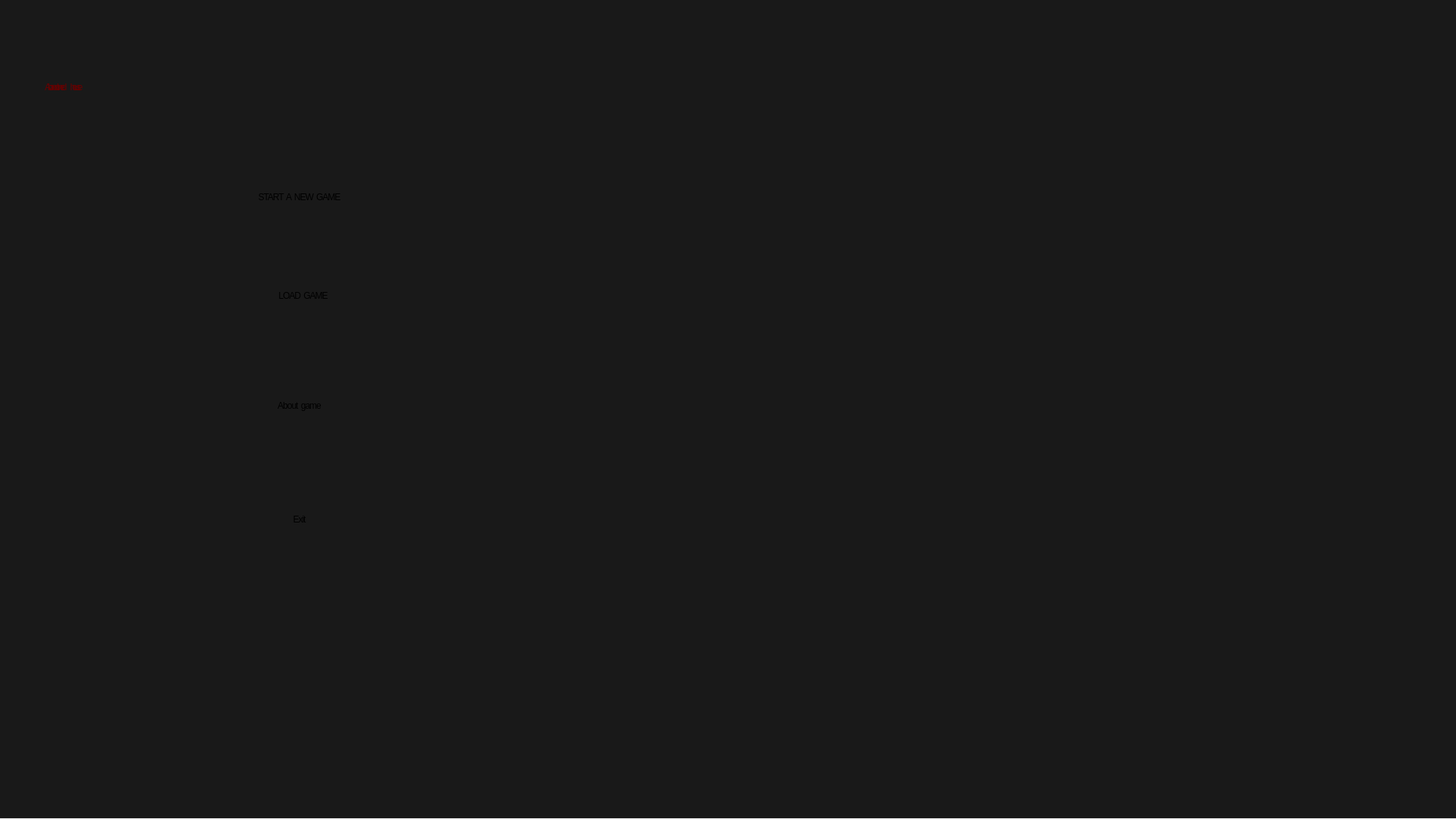
<?xml version="1.0" encoding="UTF-8"?>
<ui version="4.0">
 <class>Menu</class>
 <widget class="QMainWindow" name="Menu">
  <property name="geometry">
   <rect>
    <x>0</x>
    <y>0</y>
    <width>1920</width>
    <height>1080</height>
   </rect>
  </property>
  <property name="sizePolicy">
   <sizepolicy hsizetype="Preferred" vsizetype="Preferred">
    <horstretch>0</horstretch>
    <verstretch>0</verstretch>
   </sizepolicy>
  </property>
  <property name="minimumSize">
   <size>
    <width>1920</width>
    <height>1080</height>
   </size>
  </property>
  <property name="maximumSize">
   <size>
    <width>16777215</width>
    <height>1080</height>
   </size>
  </property>
  <property name="windowTitle">
   <string>Abandoned house</string>
  </property>
  <property name="styleSheet">
   <string notr="true"/>
  </property>
  <widget class="QWidget" name="centralwidget">
   <property name="minimumSize">
    <size>
     <width>0</width>
     <height>1080</height>
    </size>
   </property>
   <property name="maximumSize">
    <size>
     <width>16777215</width>
     <height>0</height>
    </size>
   </property>
   <property name="styleSheet">
    <string notr="true"/>
   </property>
   <widget class="QWidget" name="widget" native="true">
    <property name="geometry">
     <rect>
      <x>-1</x>
      <y>-1</y>
      <width>1922</width>
      <height>1080</height>
     </rect>
    </property>
    <property name="minimumSize">
     <size>
      <width>1922</width>
      <height>1080</height>
     </size>
    </property>
    <property name="maximumSize">
     <size>
      <width>1922</width>
      <height>1080</height>
     </size>
    </property>
    <property name="styleSheet">
     <string notr="true"/>
    </property>
    <widget class="QLabel" name="l_name_game">
     <property name="geometry">
      <rect>
       <x>60</x>
       <y>80</y>
       <width>671</width>
       <height>71</height>
      </rect>
     </property>
     <property name="styleSheet">
      <string notr="true">background-color: rgba(72, 74, 89, 0);
color: #660000;
font: 40pt &quot;Nosifer&quot;;
letter-spacing: -4px;
word-spacing: 9px;</string>
     </property>
     <property name="text">
      <string>Abandoned house</string>
     </property>
    </widget>
    <widget class="QGraphicsView" name="graphicsView">
     <property name="geometry">
      <rect>
       <x>0</x>
       <y>-50</y>
       <width>1922</width>
       <height>1180</height>
      </rect>
     </property>
     <property name="styleSheet">
      <string notr="true">background-color: rgb(25, 25, 25);</string>
     </property>
    </widget>
    <widget class="QPushButton" name="p_start">
     <property name="geometry">
      <rect>
       <x>120</x>
       <y>210</y>
       <width>551</width>
       <height>101</height>
      </rect>
     </property>
     <property name="cursor">
      <cursorShape>PointingHandCursor</cursorShape>
     </property>
     <property name="styleSheet">
      <string notr="true">background-color: rgba(72, 74, 89, 0);
color: rgb(0, 0, 0);
letter-spacing: -1px;
word-spacing: 2px;
font: 60pt &quot;Zombie Holocaust&quot;;
border:none;

</string>
     </property>
     <property name="text">
      <string>START A NEW GAME</string>
     </property>
    </widget>
    <widget class="QPushButton" name="p_load">
     <property name="geometry">
      <rect>
       <x>240</x>
       <y>340</y>
       <width>321</width>
       <height>101</height>
      </rect>
     </property>
     <property name="cursor">
      <cursorShape>PointingHandCursor</cursorShape>
     </property>
     <property name="styleSheet">
      <string notr="true">background-color: rgba(72, 74, 89, 0);
color: rgb(0, 0, 0);
letter-spacing: -1px;
word-spacing: 2px;
font: 60pt &quot;Zombie Holocaust&quot;;
border:none;

</string>
     </property>
     <property name="text">
      <string>LOAD GAME</string>
     </property>
    </widget>
    <widget class="QPushButton" name="p_about">
     <property name="geometry">
      <rect>
       <x>210</x>
       <y>490</y>
       <width>371</width>
       <height>91</height>
      </rect>
     </property>
     <property name="cursor">
      <cursorShape>PointingHandCursor</cursorShape>
     </property>
     <property name="styleSheet">
      <string notr="true">background-color: rgba(72, 74, 89, 0);
color: rgb(0, 0, 0);
letter-spacing: -1px;
word-spacing: 2px;
font: 60pt &quot;Zombie Holocaust&quot;;
border:none;

</string>
     </property>
     <property name="text">
      <string>About game</string>
     </property>
    </widget>
    <widget class="QPushButton" name="p_exit">
     <property name="geometry">
      <rect>
       <x>290</x>
       <y>610</y>
       <width>211</width>
       <height>151</height>
      </rect>
     </property>
     <property name="styleSheet">
      <string notr="true">background-color: rgba(72, 74, 89, 0);
color: rgb(0, 0, 0);
letter-spacing: -1px;
word-spacing: 2px;
font: 60pt &quot;Zombie Holocaust&quot;;
border:none;

</string>
     </property>
     <property name="text">
      <string>Exit</string>
     </property>
    </widget>
    <zorder>graphicsView</zorder>
    <zorder>l_name_game</zorder>
    <zorder>p_start</zorder>
    <zorder>p_load</zorder>
    <zorder>p_about</zorder>
    <zorder>p_exit</zorder>
   </widget>
  </widget>
 </widget>
 <resources/>
 <connections/>
</ui>
